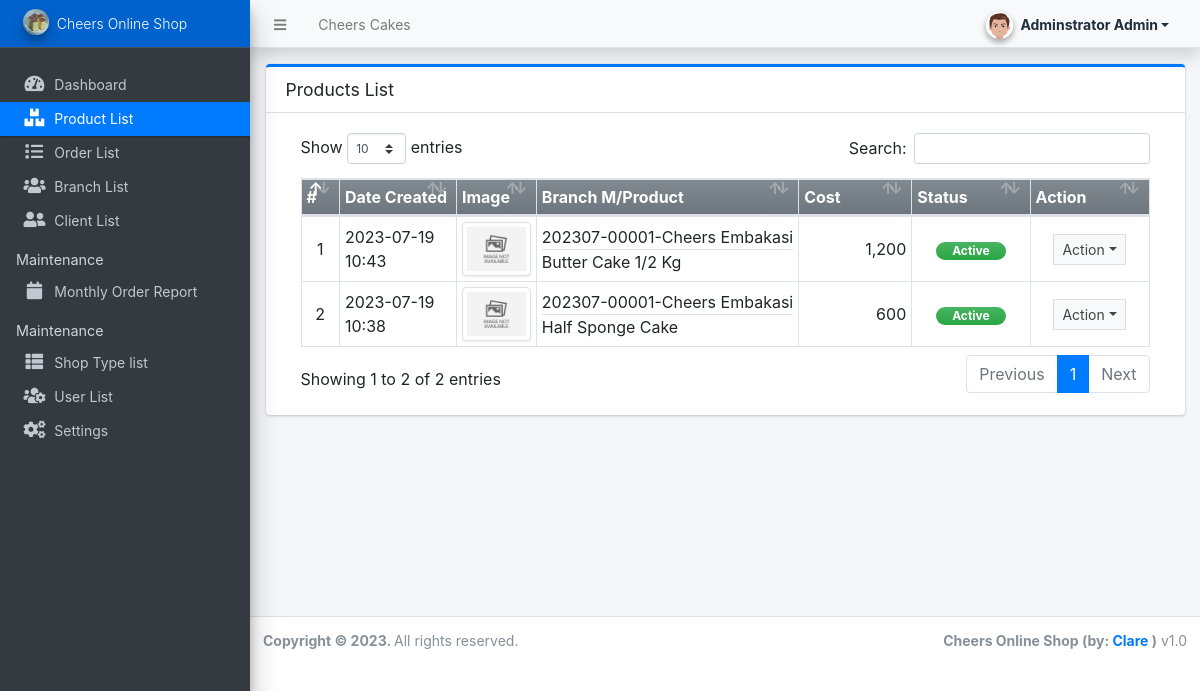
Page /admin/?page=products (signed in) on the committed database.
### tables this page shows
CREATE TABLE `product_list` (
  `id` int(30) NOT NULL,
  `vendor_id` int(30) DEFAULT NULL,
  `category_id` int(30) DEFAULT NULL,
  `name` text NOT NULL,
  `description` text NOT NULL,
  `price` double NOT NULL DEFAULT 0,
  `image_path` text DEFAULT NULL,
  `status` tinyint(1) NOT NULL DEFAULT 1,
  `delete_flag` tinyint(1) NOT NULL DEFAULT 0,
  `date_created` datetime NOT NULL DEFAULT current_timestamp(),
  `date_updated` datetime DEFAULT NULL ON UPDATE current_timestamp()
);

CREATE TABLE `vendor_list` (
  `id` int(30) NOT NULL,
  `code` varchar(100) NOT NULL,
  `shop_type_id` int(30) NOT NULL,
  `shop_name` text NOT NULL,
  `shop_owner` text NOT NULL,
  `contact` text NOT NULL,
  `username` text NOT NULL,
  `password` text NOT NULL,
  `avatar` text DEFAULT NULL,
  `status` tinyint(1) NOT NULL DEFAULT 1,
  `delete_flag` tinyint(1) NOT NULL DEFAULT 0,
  `date_created` datetime NOT NULL DEFAULT current_timestamp(),
  `date_updated` datetime DEFAULT NULL ON UPDATE current_timestamp()
);

### config.php (called while the page is built, shortened)
<?php
function validate_image($file){
    $file = explode("?",$file)[0];
	if(!empty($file)){
		if(is_file(base_app.$file)){
			return base_url.$file;
		}else{
			return base_url.'dist/img/no-image-available.png';
		}
	}else{
		return base_url.'dist/img/no-image-available.png';
	}
}
function format_num($number = 0, $max_decimal = ''){
    if(is_numeric($number)){
        $ex = explode('.',$number);
        $dec = isset($ex[1]) ? strlen($ex[1]) : 0;
        if(empty($max_decimal) || (is_numeric($max_decimal) && $max_decimal >= $dec)){
            return number_format($number,$dec);
        }else{
            if(is_numeric($max_decimal))
                return number_format($number,$max_decimal);
            else
                return "Invalid Maximum Decimal";
        }
    }else{
        return "Invalid Number";
    }
}
?>

### admin/products/index.php (the view, shortened to what this page needs)
<div class="card card-outline card-primary">
	<div class="card-header">
		<h3 class="card-title">Products List</h3>
	</div>
	<div class="card-body">
		<div class="container-fluid">
        <div class="container-fluid">
			<table class="table table-bordered table-stripped">
				<colgroup>
					<col width="5%">
					<col width="15%">
					<col width="10%">
					<col width="25%">
					<col width="15%">
					<col width="15%">
					<col width="15%">
				</colgroup>
				<thead>
					<tr class="bg-gradient-secondary">
						<th>#</th>
						<th>Date Created</th>
						<th>Image</th>
						<th>Branch M/Product</th>
						<th>Cost</th>
						<th>Status</th>
						<th>Action</th>
					</tr>
				</thead>
				<tbody>
					<?php
					$i = 1;
						$qry = $conn->query("SELECT p.*,v.code, v.shop_name as `vendor` from `product_list` p inner join vendor_list v on p.vendor_id = v.id where p.delete_flag = 0 order by p.`name` asc ");
						while($row = $qry->fetch_assoc()):
					?>
						<tr>
							<td class="text-center"><?php echo $i++; ?></td>
							<td><?php echo date("Y-m-d H:i",strtotime($row['date_created'])) ?></td>
							<td class="text-center"><img src="<?= validate_image($row['image_path']) ?>" alt="Product Image" class="border border-gray img-thumbnail product-img"></td>
							<td>
								<div class="border-bottom text-truncate"><?= $row['code'].'-'.$row['vendor'] ?></div>
								<div class="text-truncate"><?= $row['name'] ?></div>
							</td>
							<td class="text-right"><?php echo format_num($row['price']) ?></td>
							<td class="text-center">
                                <?php if($row['status'] == 1): ?>
                                    <span class="badge badge-success bg-gradient-success px-3 rounded-pill">Active</span>
                                <?php else: ?>
                                    <span class="badge badge-danger bg-gradient-danger px-3 rounded-pill">Inactive</span>
                                <?php endif; ?>
                            </td>
							<td align="center">
								 <button type="button" class="btn btn-flat btn-default btn-sm dropdown-toggle dropdown-icon" data-toggle="dropdown">
				                  		Action
				                  </button>
							</td>
						</tr>
					<?php endwhile; ?>
				</tbody>
			</table>
		</div>
		</div>
	</div>
</div>

### admin/products/index.php (style rules this page uses)
.product-img { width: calc(100%); height: auto; max-width: 5em; object-fit:scale-down; object-position:center center; }

### rows in the picture
product_list: date_created "2023-07-19 10:43", vendor.code "202307-00001", vendor.shop_name "Cheers Embakasi", name "Butter Cake 1/2 Kg", price "1,200", status "Active"
product_list: date_created "2023-07-19 10:38", vendor.code "202307-00001", vendor.shop_name "Cheers Embakasi", name "Half Sponge Cake", price "600", status "Active"

### other values in the picture
$_settings->info('name') "Cheers Cakes"
$_settings->userdata('firstname').' '.$_settings->userdata('lastname') "Adminstrator Admin"
$_settings->info('short_name') "Cheers Online Shop"
